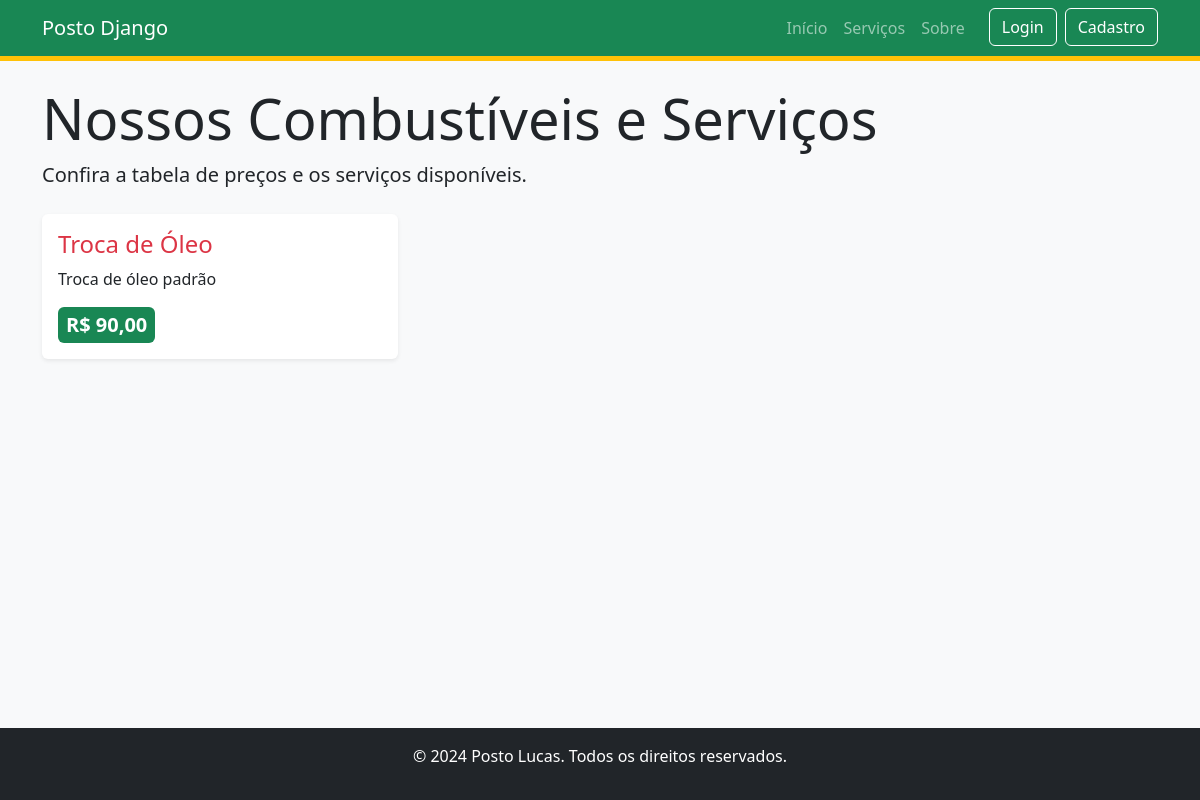
The page /servicos/ on the database its author committed.
### apps/gerenciamento/models.py (models this page shows, shortened)
class Servico(models.Model):
    nome = models.CharField(max_length=120, verbose_name='Nome do Serviço')
    descricao = models.TextField(blank=True, null=True, verbose_name='Descrição')
    preco_unitario = models.DecimalField(max_digits=10, decimal_places=2, default=0.00, verbose_name='Preço por Unidade (R$)')
    criado_em = models.DateTimeField(auto_now_add=True)
    class Meta:
        verbose_name = 'Serviço'
        verbose_name_plural = 'Serviços'

### apps/servicos/views.py (the view)
# urls.py: path('', views.lista_servicos, name='lista_servicos'),
def lista_servicos(request):
    try:
        if not Servico.objects.filter(nome__iexact='Troca de Óleo').exists():
            Servico.objects.create(nome='Troca de Óleo', descricao='Troca de óleo padrão', preco_unitario=90.00)
    except Exception:
        pass
    servicos_qs = Servico.objects.all().order_by('nome')
    return render(request, 'servicos/lista_servicos.html', {'servicos': servicos_qs})

### templates/servicos/lista_servicos.html (shortened to what this page needs)
{% extends "base.html" %}
{% block content %}
<header class="mb-4">
    <h1 class="display-4">Nossos Combustíveis e Serviços</h1>
    <p class="lead">Confira a tabela de preços e os serviços disponíveis.</p>
</header>
<div class="row row-cols-1 row-cols-md-2 row-cols-lg-3 g-4">
    {% for servico in servicos %}
    <div class="col">
        <article class="card h-100 shadow-sm border-0" aria-labelledby="servico-{{ forloop.counter }}">
            <div class="card-body d-flex flex-column">
                <h2 class="card-title text-danger fs-4" id="servico-{{ forloop.counter }}">
                    {{ servico.nome }}
                </h2>
                <p class="card-text mb-3 flex-grow-1">
                    {{ servico.descricao }}
                </p>
                {% with preco=servico.preco_unitario|default:"0.00"|floatformat:2 %}
                <div class="mt-auto">
                    <span class="badge bg-success fs-5 p-2">
                        R$ {{ preco }}
                    </span>
                </div>
                {% endwith %}
            </div>
        </article>
    </div>
    {% endfor %}
</div>
{% endblock %}

### static/css/style.css (style rules this page uses)
body { background-color: #f8f9fa; min-height: 100vh; display: flex; flex-direction: column; }

### rows shown on the page
Servico: nome "Troca de Óleo", descricao "Troca de óleo padrão", servico "90,00"
